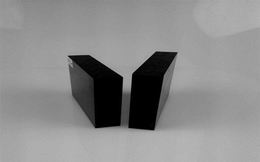
%> input picture matlab实现/noiseImage/medi.bmp, 260 x 162 px, shrunk from 512 x 320 before the run
$ octave compare_idea_noise.m   (GNU Octave 9; MATLAB toolbox functions it lacks are replaced by stand-ins)
%> lines starting %> are read from the running program, lines starting %| are printed output that depends on the picture; in (x1, y1, x2, y2) boxes, pixels count from 0 and x2, y2 are one past the last pixel; in counts of white or black regions, pixels touching at a corner belong together; the program's own positions count from 1
### matlab实现/noiseImage/addNoise.m
function [ noiseImage ] = addNoise( idealImageDir, var )
%> called with idealImageDir = 'medi.bmp', var = 0.0001
%UNTITLED4 此处显示有关此函数的摘要
%   此处显示详细说明
idealImage = imread(idealImageDir);
%> idealImage is the input picture: size 162x260 uint8; min 0, max 184, mean 138.7
idealImage = im2double(idealImage);
%> idealImage: size 162x260 double
noiseImage = imnoise(idealImage,'gaussian',0,var);        %加入高斯噪声的图像
imwrite(noiseImage,'medi_noise.bmp');
end

### matlab实现/noiseImage/idealLine.m
function [ matlab_sim_ideal,ISobel ] = idealLine( I_dir,threshold )
%> called with I_dir = 'medi.bmp', threshold = 200
%基于局部的亚像素边缘提取
%完全理想的情况，阶跃边缘
%低噪声下高斯滤波

%% 构造理想直线边缘图
Image = imread(I_dir);
[weight,high] = size(Image);
%> weight = 162; high = 260

%% 求梯度图像Fx,Fy
%计算图像梯度，此时需要扩充图像
I_expan = zeros(weight+2,high+2);
for m = 2:1:weight+1
    for n = 2:1:high+1
        I_expan(m,n) = Image(m-1,n-1);
    end
end
% 设置Sobel算子x方向模板
Hx = [-1,-2,-1;0,0,0;1,2,1];
% 设置Sobel算子y方向模板
Hy = Hx';
%编程序实现x,y方向梯度计算
Fx1 = zeros(weight+2,high+2);
Fy1 = zeros(weight+2,high+2);
% W = zeros(3,3);%移动窗口
for i = 1:weight
    for j = 1:high
        %模板移动窗口
        W = [I_expan(i,j),I_expan(i,j+1),I_expan(i,j+2);I_expan(i+1,j),I_expan(i+1,j+1),I_expan(i+1,j+2);I_expan(i+2,j),I_expan(i+2,j+1),I_expan(i+2,j+2)];
        Sx = Hx .* W;
        Sy = Hy .* W;
        Fx1(i+1,j+1) = sum(sum(Sx));
        Fy1(i+1,j+1) = sum(sum(Sy));
    end
end
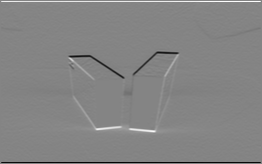
%> Fx1: size 164x262 double; min -727, max 675, mean 0.7; drawn with min black and max white
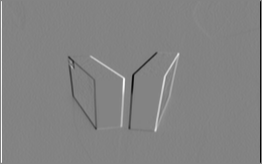
%> Fy1: size 164x262 double; min -704, max 665, mean 0.1; drawn with min black and max white
% Fx1 = abs(Fx1);
% Fy1 = abs(Fy1);
% 将一圈扩展1个像素的图像复原
Fx = zeros(weight,high);
Fy = zeros(weight,high);
for i = 1:weight
    for j = 1:high
        Fx(i,j) = Fx1(i+1,j+1);
        Fy(i,j) = Fy1(i+1,j+1);
    end
end
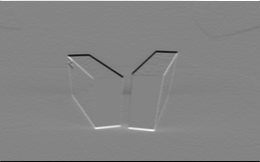
%> Fx: size 162x260 double; min -727, max 675, mean 0.7; drawn with min black and max white
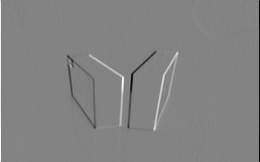
%> Fy: size 162x260 double; min -704, max 665, mean 0.1; drawn with min black and max white

%% 计算边缘点的位置
point = [];
ISobel = zeros(weight,high);
I_edge = abs(Fx) + abs(Fy);
for k = 2:(weight-1)
    for j = 2:(high-1)
        if (I_edge(k,j)>=threshold)
            ISobel(k,j) = 1;
            point = [point;k,j];
        else
            ISobel(k,j) = 0;
        end
    end
end
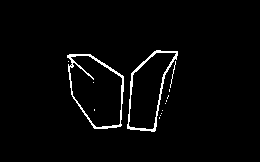
%> ISobel: size 162x260 double; values 0 (black) and 1 (white), 2.5% white in thin lines or dots, all inside (x1, y1, x2, y2) = (67, 50, 178, 132)
%> after the loop, point = 1051 rows, first 12: [51 157; 51 158; 51 159; 51 160; 51 161; 52 155; 52 156; 52 157; 52 158; 52 159; 52 160; 52 161]
[number,~] = size(point);
%> number = 1051
%% 根据Fy,Fx得出边缘点大致方向
point_direc = zeros(number,3);
for a = 1:1:number
    if abs(Fy(point(a,1),point(a,2)))<=abs(Fx(point(a,1),point(a,2)))
        if(Fy(point(a,1),point(a,2))*Fx(point(a,1),point(a,2))>0)
                Direc = 2;      %(0,45)
        else    Direc = 1;      %(135,180)
        end
    elseif abs(Fy(point(a,1),point(a,2))) > abs(Fx(point(a,1),point(a,2)))
        if(Fy(point(a,1),point(a,2))*Fx(point(a,1),point(a,2))>0)
                Direc = 8;      %(45,90)
        else    Direc = 4;      %(90,135)
        end
    end
    point_direc(a,:) = [point(a,1),point(a,2),Direc];
end
%> after the loop, Direc = 2; point_direc = 1051 rows, first 12: [51 157 2; 51 158 1; 51 159 1; 51 160 1; 51 161 1; 52 155 8; 52 156 2; 52 157 2; 52 158 1; 52 159 1; 52 160 1; 52 161 1]

%% 亚像素边缘计算
%忽略图像边缘的像素
matlab_sim_ideal = [];
Image = im2double(Image).*255;
for h = 1:number
    state = point_direc(h,3);
    cx = point_direc(h,1); cy = point_direc(h,2);
    if(cx>4 && cy>4 && cx<(weight-4) && cy<(high-4))
        switch state
            case 2
                Window = Image(cx-2:cx+2,cy-1:cy+1);
                A = (Window(5,3)+Window(5,2)+Window(4,3))./3;
                B = (Window(1,1) + Window(1,2) + Window(2,1))./3;
                SL = sum(Window(:,1));
                SM = sum(Window(:,2));
                SR = sum(Window(:,3));
            case 1
                Window = Image(cx-2:cx+2,cy-1:cy+1);
                A = (Window(5,1)+Window(5,2)+Window(4,1))./3;
                B = (Window(1,3) + Window(1,2) + Window(2,3))./3;
                SL = sum(Window(:,1));
                SM = sum(Window(:,2));
                SR = sum(Window(:,3));
            case 8
                Window = Image(cx-1:cx+1,cy-2:cy+2);
                A = (Window(3,5)+Window(2,5)+Window(3,4))./3;
                B = (Window(1,1) + Window(2,1) + Window(1,2))./3;
                SL = sum(Window(1,:));
                SM = sum(Window(2,:));
                SR = sum(Window(3,:));
            case 4
                Window = Image(cx-1:cx+1,cy-2:cy+2);
                A = (Window(3,1)+Window(3,2)+Window(2,1))./3;
                B = (Window(1,5) + Window(1,4) + Window(2,5))./3;
                SL = sum(Window(1,:));
                SM = sum(Window(2,:));
                SR = sum(Window(3,:));

        end
        if(A~=B)
            atemp = (2*SM - 5*(A+B))/2/(A-B);
            btemp = (SR - SL)/2/(A-B);
        else
            atemp = 0;
            btemp = 0;
        end
        matlab_sim_ideal = [matlab_sim_ideal;cx,cy,atemp,btemp,state];
    end
end
%> this loop made 1051 passes
%> (state, cx, cy, A, B, SL, SM, SR) on passes 1 to 2: (2, 51, 157, 38, 159.7, 653, 584, 585), (1, 51, 158, 36.67, 159, 584, 585, 596)
%> (state, cx, cy, A, B, SL, SM, SR) on passes 3 to 8: (1, 51, 159, 38, 159, 585, 596, 595), (1, 51, 160, 40.67, 157.7, 596, 595, 607), (1, 51, 161, 43, 158.3, 595, 607, 615), (8, 52, 155, 43.67, 162.7, 814, 717, 503), (2, 52, 156, 17.33, 158.7, 651, 507, 450), (2, 52, 157, 20.33, 158.3, 507, 450, 450)
%> after the loop, A = 170.3; B = 57; SL = 595; SM = 710; SR = 792; Window = [0 77 140; 94 131 151; 168 163 162; 163 167 167; 170 172 172]; atemp = 1.25; btemp = 0.869; matlab_sim_ideal = 1051 rows, first 8: [51 157 -0.738 0.279 2; 51 158 -0.783 -0.049 1; 51 159 -0.855 -0.0413 1; 51 160 -0.848 -0.047 1; 51 161 -0.899 -0.0867 1; 52 155 -1.69 1.31 8; 52 156 -0.474 0.711 2; 52 157 -0.0242 0.207 2]
end

### matlab实现/noiseImage/noiseLine.m
function [ matlab_sim_noise,ISobel ] = noiseLine( I_dir,threshold )
%UNTITLED2 此处显示有关此函数的摘要
%   此处显示详细说明
I_noise = imread(I_dir);
I_noise = im2double(I_noise);
[weight,high] = size(I_noise);                      %图片的长和宽
G = I_noise;
K = [1,2,1;2,4,2;1,2,1]./16;
for i=2:(weight-1)
    for j = 2:(high-1)
        mask = I_noise(i-1:i+1,j-1:j+1);
        mask_I = mask.*K;
        G(i,j) = sum(sum(mask_I)).*255;
    end
end
%% ---------------------滤波后，sobel算子计算粗边缘------------------%
% 求梯度图像Fx,Fy
%计算图像梯度，此时需要扩充图像
I_expan = zeros(weight+2,high+2);                   %扩充后的图像
for m = 2:1:weight+1
    for n = 2:1:high+1
        I_expan(m,n) = G(m-1,n-1);
    end
end
% 设置Sobel算子x方向模板，y方向模板
Hx = [-1,-2,-1;0,0,0;1,2,1];
Hy = Hx';
%编程序实现x,y方向梯度计算
Fx1 = zeros(weight+2,high+2);
Fy1 = zeros(weight+2,high+2);
W = zeros(3,3);%移动窗口
for i = 1:weight
    for j = 1:high
        %模板移动窗口
        W = [I_expan(i,j),I_expan(i,j+1),I_expan(i,j+2); ...
             I_expan(i+1,j),I_expan(i+1,j+1),I_expan(i+1,j+2); ...
             I_expan(i+2,j),I_expan(i+2,j+1),I_expan(i+2,j+2)];
        Sx = Hx .* W;
        Sy = Hy .* W;
        Fx1(i+1,j+1) = sum(sum(Sx));
        Fy1(i+1,j+1) = sum(sum(Sy));
    end
end
% 将一圈扩展1个像素的图像复原
Fx = zeros(weight,high);
Fy = zeros(weight,high);
for i = 1:weight
    for j = 1:high
        Fx(i,j) = Fx1(i+1,j+1);
        Fy(i,j) = Fy1(i+1,j+1);
    end
end

point = [];                                         %边缘点位置
ISobel = zeros(weight,high);                        %边缘图像
I_edge = abs(Fx) + abs(Fy);
for k = 2:(weight-1)
    for j = 2:(high-1)
        if (I_edge(k,j)>=threshold)
            ISobel(k,j) = 1;
            point = [point;k,j];                    %边缘点的位置
        else
            ISobel(k,j) = 0;
        end
    end
end
[number,~] = size(point);                           %像素级边缘点的个数
point_direc = zeros(number,3);                      %边缘点处斜率范围
for a = 1:1:number
    if abs(Fy(point(a,1),point(a,2)))<=abs(Fx(point(a,1),point(a,2)))
        if(Fy(point(a,1),point(a,2))*Fx(point(a,1),point(a,2))>0)
                Direc = 2;                          %(0,45)
        else    Direc = 1;                           %(135,180)
        end
    elseif abs(Fy(point(a,1),point(a,2))) > abs(Fx(point(a,1),point(a,2)))
        if(Fy(point(a,1),point(a,2))*Fx(point(a,1),point(a,2))>0)
                Direc = 8;      %(45,90)
        else    Direc = 4;      %(90,135)
        end
    end
    point_direc(a,:) = [point(a,1),point(a,2),Direc];
end

%% 亚像素边缘计算
%忽略图像边缘的像素
matlab_sim_noise = [];
for h = 1:number
    state = point_direc(h,3);
    cx = point_direc(h,1); cy = point_direc(h,2);
    if(cx>4 && cy>4 && cx<(weight-4) && cy<(high-4))
        switch state
            case 2                                              %（0，45）
                Window = G(cx-4:cx+4,cy-1:cy+1);
                A = (Window(9,3)+Window(9,2)+Window(8,3))./3;
                B = (Window(1,1) + Window(1,2) + Window(2,1))./3;
                SL = sum(Window(3:9,1));
                SM = sum(Window(2:8,2));
                SR = sum(Window(1:7,3));
                m = 1;
            case 1                                             %（135，180）
                Window = G(cx-4:cx+4,cy-1:cy+1);
                A = (Window(9,1)+Window(9,2)+Window(8,1))./3;
                B = (Window(1,3) + Window(1,2) + Window(2,3))./3;
                SL = sum(Window(1:7,1));
                SM = sum(Window(2:8,2));
                SR = sum(Window(3:9,3));
                m = -1;
            case 8                                             %（45，90）
                Window = G(cx-1:cx+1,cy-4:cy+4);
                A = (Window(3,9)+Window(2,9)+Window(3,8))./3;
                B = (Window(1,1) + Window(2,1) + Window(1,2))./3;
                SL = sum(Window(1,3:9));
                SM = sum(Window(2,2:8));
                SR = sum(Window(3,1:7));
                m = 1;
            case 4                                              %(90,135)
                Window = G(cx-1:cx+1,cy-4:cy+4);
                A = (Window(3,1)+Window(3,2)+Window(2,1))./3;
                B = (Window(1,9) + Window(1,8) + Window(2,9))./3;
                SL = sum(Window(1,1:7));
                SM = sum(Window(2,2:8));
                SR = sum(Window(3,3:9));
                m = -1;
        end
        if(A~=B)
            atemp = (2*SM - 7*(A+B))/(2*(A-B));
            btemp = m + (SR-SL)/(2*(A-B));
        else
            atemp = 0;
            btemp = 0;
        end
        matlab_sim_noise = [matlab_sim_noise;cx,cy,atemp,btemp,state];
    end
end
end

### matlab实现/noiseImage/noiseLine2.m
function [ matlab_sim_noise,ISobel ] = noiseLine2( I_dir,threshold )
%UNTITLED2 此处显示有关此函数的摘要
%   此处显示详细说明
I_noise = imread(I_dir);
I_noise = im2double(I_noise);
[weight,high] = size(I_noise);                      %图片的长和宽
G = I_noise;
K = [1,2,1;2,4,2;1,2,1]./16;
for i=2:(weight-1)
    for j = 2:(high-1)
        mask = I_noise(i-1:i+1,j-1:j+1);
        mask_I = mask.*K;
        G(i,j) = sum(sum(mask_I)).*255;
    end
end
%% ---------------------滤波后，sobel算子计算粗边缘------------------%
% 求梯度图像Fx,Fy
%计算图像梯度，此时需要扩充图像
I_expan = zeros(weight+2,high+2);                   %扩充后的图像
for m = 2:1:weight+1
    for n = 2:1:high+1
        I_expan(m,n) = G(m-1,n-1);
    end
end
% 设置Sobel算子x方向模板，y方向模板
Hx = [-1,-2,-1;0,0,0;1,2,1];
Hy = Hx';
%编程序实现x,y方向梯度计算
Fx1 = zeros(weight+2,high+2);
Fy1 = zeros(weight+2,high+2);
W = zeros(3,3);%移动窗口
for i = 1:weight
    for j = 1:high
        %模板移动窗口
        W = [I_expan(i,j),I_expan(i,j+1),I_expan(i,j+2); ...
             I_expan(i+1,j),I_expan(i+1,j+1),I_expan(i+1,j+2); ...
             I_expan(i+2,j),I_expan(i+2,j+1),I_expan(i+2,j+2)];
        Sx = Hx .* W;
        Sy = Hy .* W;
        Fx1(i+1,j+1) = sum(sum(Sx));
        Fy1(i+1,j+1) = sum(sum(Sy));
    end
end
% 将一圈扩展1个像素的图像复原
Fx = zeros(weight,high);
Fy = zeros(weight,high);
for i = 1:weight
    for j = 1:high
        Fx(i,j) = Fx1(i+1,j+1);
        Fy(i,j) = Fy1(i+1,j+1);
    end
end

point = [];                                         %边缘点位置
ISobel = zeros(weight,high);                        %边缘图像
I_edge = abs(Fx) + abs(Fy);
for k = 2:(weight-1)
    for j = 2:(high-1)
        if (I_edge(k,j)>=threshold)
            ISobel(k,j) = 1;
            point = [point;k,j];                    %边缘点的位置
        else
            ISobel(k,j) = 0;
        end
    end
end
[number,~] = size(point);                           %像素级边缘点的个数
point_direc = zeros(number,3);                      %边缘点处斜率范围
for a = 1:1:number
    if abs(Fy(point(a,1),point(a,2)))<=abs(Fx(point(a,1),point(a,2)))
        if(Fy(point(a,1),point(a,2))*Fx(point(a,1),point(a,2))>0)
                Direc = 2;                          %(0,45)
        else    Direc = 1;                           %(135,180)
        end
    elseif abs(Fy(point(a,1),point(a,2))) > abs(Fx(point(a,1),point(a,2)))
        if(Fy(point(a,1),point(a,2))*Fx(point(a,1),point(a,2))>0)
                Direc = 8;      %(45,90)
        else    Direc = 4;      %(90,135)
        end
    end
    point_direc(a,:) = [point(a,1),point(a,2),Direc];
end

%% 亚像素边缘计算
%忽略图像边缘的像素
matlab_sim_noise = [];
for h = 1:number
    state = point_direc(h,3);
    cx = point_direc(h,1); cy = point_direc(h,2);
    if(cx>3 && cy>3 && cx<(weight-3) && cy<(high-3))
        switch state
            case 2                                              %（0，45）
                Window = G(cx-3:cx+3,cy-1:cy+1);
                A = (Window(7,3)+Window(7,2)/2+Window(6,3)/2)/2;
                B = (Window(1,1) + Window(1,2)/2 + Window(2,1)/2)/2;
                SL = sum(Window(3:7,1));
                SM = sum(Window(2:6,2));
                SR = sum(Window(1:5,3));
                m = 1;
            case 1                                             %（135，180）
                Window = G(cx-3:cx+3,cy-1:cy+1);
                A = (Window(7,1)+Window(7,2)/2+Window(6,1)/2)/2;
                B = (Window(1,3) + Window(1,2)/2 + Window(2,3)/2)/2;
                SL = sum(Window(1:5,1));
                SM = sum(Window(2:6,2));
                SR = sum(Window(3:7,3));
                m = -1;
            case 8                                             %（45，90）
                Window = G(cx-1:cx+1,cy-3:cy+3);
                A = (Window(3,7)+Window(2,7)/2+Window(3,6)/2)/2;
                B = (Window(1,1) + Window(2,1)/2 + Window(1,2)/2)/2;
                SL = sum(Window(1,3:7));
                SM = sum(Window(2,2:6));
                SR = sum(Window(3,1:5));
                m = 1;
            case 4                                              %(90,135)
                Window = G(cx-1:cx+1,cy-3:cy+3);
                A = (Window(3,1)+Window(3,2)/2+Window(2,1)/2)/2;
                B = (Window(1,7) + Window(1,6)/2 + Window(2,7)/2)/2;
                SL = sum(Window(1,1:5));
                SM = sum(Window(2,2:6));
                SR = sum(Window(3,3:7));
                m = -1;
        end
        if(A ~= B)
            atemp = (2*SM - 5*(A+B))/(2*(A-B));
            btemp = m + (SR-SL)/(2*(A-B));
        else
            atemp = 0;
            btemp = 0;
        end
        matlab_sim_noise = [matlab_sim_noise;cx,cy,atemp,btemp,state];
    end
end
end

### matlab实现/noiseImage/compare.m
function [ a_dist,b_dist,number ] = compare( matlab_sim_ideal,matlab_sim_noise )
[len_ideal,~] = size(matlab_sim_ideal);
[len_noise,~] = size(matlab_sim_noise);
aerr = 0;
berr = 0;
number = 0 ;
for i = 1:len_ideal
    x_ideal = matlab_sim_ideal(i,1);
    y_ideal = matlab_sim_ideal(i,2);
    for j=1:len_noise
        x_noise = matlab_sim_noise(j,1);
        y_noise = matlab_sim_noise(j,2);
        if(x_noise == x_ideal && y_noise == y_ideal)
            atmp_ideal = matlab_sim_ideal(i,3);
            btmp_ideal = matlab_sim_ideal(i,4);
            atmp_noise = matlab_sim_noise(j,3);
            btmp_noise = matlab_sim_noise(j,4);
            aerr = aerr + (atmp_ideal-atmp_noise).^2;
            berr = berr + (btmp_ideal-btmp_noise).^2;
            number = number+1;
        end
    end
end
a_dist = aerr.^0.5/number;
b_dist = berr.^0.5/number;
end

### matlab实现/noiseImage/compare_idea_noise.m
clear;
clc;
I_ideal_dir = 'medi.bmp';
[~] = addNoise(I_ideal_dir, 0.0001);
I_noise_dir = 'medi_noise.bmp';
[matlab_sim_ideal,matlab_ideal_sobel] = idealLine(I_ideal_dir,200);
[matlab_sim_noise1,matlab_noise_sobel1] = noiseLine(I_noise_dir,200);   %9x9
%> after the loop in noiseLine, `for m = 2:1:weight+1`:
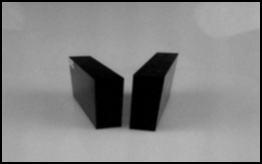
%> I_expan: size 164x262 double; min 0, max 182.3, mean 132.9
%> after the loop in noiseLine, `for k = 2:(weight-1)`:
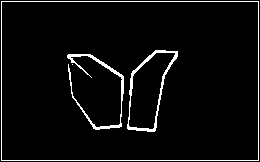
%> ISobel: size 162x260 double; values 0 (black) and 1 (white), 4.6% white in thin lines or dots
%> after the loop in noiseLine, `for k = 2:(weight-1)`: point = 1918 rows, first 12: [2 2; 2 3; 2 4; 2 5; 2 6; 2 7; 2 8; 2 9; 2 10; 2 11; 2 12; 2 13]
[matlab_sim_noise2,matlab_noise_sobel2] = noiseLine2(I_noise_dir,200);   %7x7
[a_dist1,b_dist1,number1] = compare(matlab_sim_ideal,matlab_sim_noise1);
[a_dist2,b_dist2,number2] = compare(matlab_sim_ideal,matlab_sim_noise2);
subplot(221)
imshow('medi.bmp');
title('理想图片')
subplot(222)
imshow('medi_noise.bmp');
title('带噪声图片');
subplot(223)
imshow(matlab_ideal_sobel);
title('理想图片边缘')
subplot(224)
imshow(matlab_noise_sobel1);
title('带噪声经过高斯处理后的边缘');
